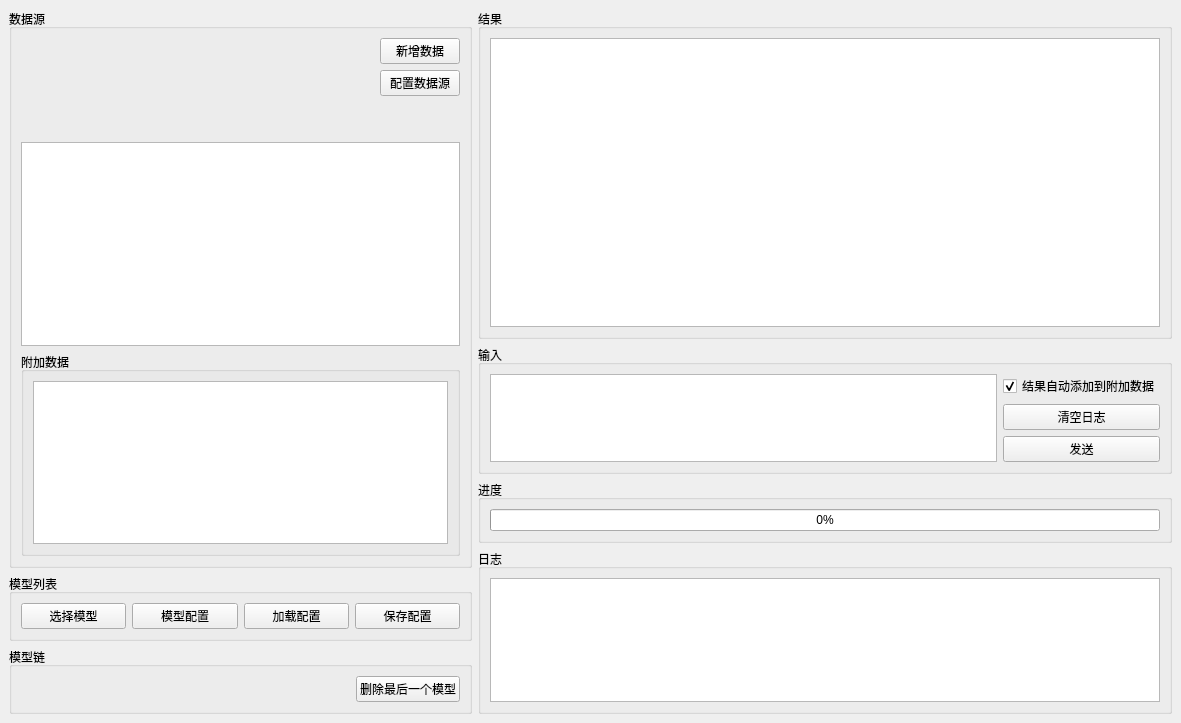
<?xml version="1.0" encoding="UTF-8"?>
<ui version="4.0">
 <class>App</class>
 <widget class="QMainWindow" name="App">
  <property name="geometry">
   <rect>
    <x>0</x>
    <y>0</y>
    <width>1181</width>
    <height>723</height>
   </rect>
  </property>
  <property name="windowTitle">
   <string>Apprehend Iris</string>
  </property>
  <widget class="QWidget" name="centralwidget">
   <layout class="QHBoxLayout" name="horizontalLayout" stretch="4,6">
    <item>
     <layout class="QVBoxLayout" name="verticalLayout">
      <item>
       <widget class="QGroupBox" name="groupBox_13">
        <property name="title">
         <string>数据源</string>
        </property>
        <layout class="QVBoxLayout" name="verticalLayout_4" stretch="0,1,1">
         <item>
          <layout class="QHBoxLayout" name="horizontalLayout_2">
           <item>
            <layout class="QVBoxLayout" name="layout_data_source"/>
           </item>
           <item>
            <spacer name="horizontalSpacer">
             <property name="orientation">
              <enum>Qt::Horizontal</enum>
             </property>
             <property name="sizeHint" stdset="0">
              <size>
               <width>40</width>
               <height>20</height>
              </size>
             </property>
            </spacer>
           </item>
           <item>
            <layout class="QVBoxLayout" name="verticalLayout_5">
             <item>
              <widget class="QPushButton" name="btn_add_document">
               <property name="text">
                <string>新增数据</string>
               </property>
              </widget>
             </item>
             <item>
              <widget class="QPushButton" name="btn_config_data_source">
               <property name="text">
                <string>配置数据源</string>
               </property>
              </widget>
             </item>
             <item>
              <spacer name="verticalSpacer">
               <property name="orientation">
                <enum>Qt::Vertical</enum>
               </property>
               <property name="sizeHint" stdset="0">
                <size>
                 <width>20</width>
                 <height>40</height>
                </size>
               </property>
              </spacer>
             </item>
            </layout>
           </item>
          </layout>
         </item>
         <item>
          <widget class="QTableWidget" name="tbl_data_source">
           <property name="editTriggers">
            <set>QAbstractItemView::NoEditTriggers</set>
           </property>
           <attribute name="horizontalHeaderCascadingSectionResizes">
            <bool>false</bool>
           </attribute>
          </widget>
         </item>
         <item>
          <widget class="QGroupBox" name="groupBox_14">
           <property name="title">
            <string>附加数据</string>
           </property>
           <layout class="QVBoxLayout" name="verticalLayout_13">
            <item>
             <widget class="QPlainTextEdit" name="plain_exttext"/>
            </item>
           </layout>
          </widget>
         </item>
        </layout>
       </widget>
      </item>
      <item>
       <widget class="QGroupBox" name="groupBox_15">
        <property name="title">
         <string>模型列表</string>
        </property>
        <layout class="QVBoxLayout" name="verticalLayout_14">
         <item>
          <layout class="QVBoxLayout" name="layout_models"/>
         </item>
         <item>
          <layout class="QHBoxLayout" name="horizontalLayout_6">
           <item>
            <widget class="QPushButton" name="btn_choose_model">
             <property name="text">
              <string>选择模型</string>
             </property>
            </widget>
           </item>
           <item>
            <widget class="QPushButton" name="btn_model_config">
             <property name="text">
              <string>模型配置</string>
             </property>
            </widget>
           </item>
           <item>
            <widget class="QPushButton" name="btn_load_config">
             <property name="text">
              <string>加载配置</string>
             </property>
            </widget>
           </item>
           <item>
            <widget class="QPushButton" name="btn_save_config">
             <property name="text">
              <string>保存配置</string>
             </property>
            </widget>
           </item>
          </layout>
         </item>
        </layout>
       </widget>
      </item>
      <item>
       <widget class="QGroupBox" name="groupBox_16">
        <property name="title">
         <string>模型链</string>
        </property>
        <layout class="QHBoxLayout" name="horizontalLayout_7" stretch="1,0">
         <item>
          <widget class="QLabel" name="lab_chain">
           <property name="text">
            <string/>
           </property>
          </widget>
         </item>
         <item>
          <widget class="QPushButton" name="btn_del_node">
           <property name="text">
            <string>删除最后一个模型</string>
           </property>
          </widget>
         </item>
        </layout>
       </widget>
      </item>
     </layout>
    </item>
    <item>
     <layout class="QVBoxLayout" name="verticalLayout_2" stretch="2,0,0,1">
      <item>
       <widget class="QGroupBox" name="groupBox_17">
        <property name="title">
         <string>结果</string>
        </property>
        <layout class="QVBoxLayout" name="verticalLayout_17">
         <item>
          <widget class="QTextBrowser" name="plain_result"/>
         </item>
        </layout>
       </widget>
      </item>
      <item>
       <widget class="QGroupBox" name="groupBox_18">
        <property name="title">
         <string>输入</string>
        </property>
        <layout class="QGridLayout" name="gridLayout_6">
         <item row="1" column="1">
          <widget class="QPushButton" name="btn_clear_log">
           <property name="text">
            <string>清空日志</string>
           </property>
          </widget>
         </item>
         <item row="0" column="1">
          <widget class="QCheckBox" name="check_to_exttext">
           <property name="text">
            <string>结果自动添加到附加数据</string>
           </property>
           <property name="checked">
            <bool>true</bool>
           </property>
          </widget>
         </item>
         <item row="2" column="1">
          <widget class="QPushButton" name="btn_send">
           <property name="text">
            <string>发送</string>
           </property>
          </widget>
         </item>
         <item row="0" column="0" rowspan="3">
          <widget class="QPlainTextEdit" name="plain_input"/>
         </item>
        </layout>
       </widget>
      </item>
      <item>
       <widget class="QGroupBox" name="groupBox">
        <property name="title">
         <string>进度</string>
        </property>
        <layout class="QHBoxLayout" name="horizontalLayout_3">
         <item>
          <widget class="QProgressBar" name="progress_bar">
           <property name="value">
            <number>0</number>
           </property>
          </widget>
         </item>
        </layout>
       </widget>
      </item>
      <item>
       <widget class="QGroupBox" name="groupBox_2">
        <property name="title">
         <string>日志</string>
        </property>
        <layout class="QVBoxLayout" name="verticalLayout_3">
         <item>
          <widget class="QTextBrowser" name="plain_log"/>
         </item>
        </layout>
       </widget>
      </item>
     </layout>
    </item>
   </layout>
  </widget>
 </widget>
 <resources/>
 <connections/>
</ui>
